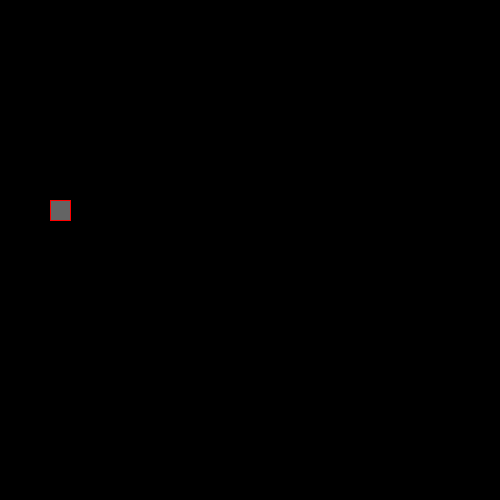
Frame 1 (no input)
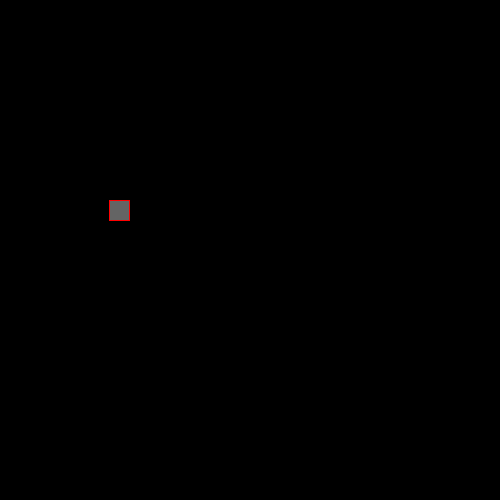
Frame 60 (the mouse pressed at the canvas centre just before this capture)
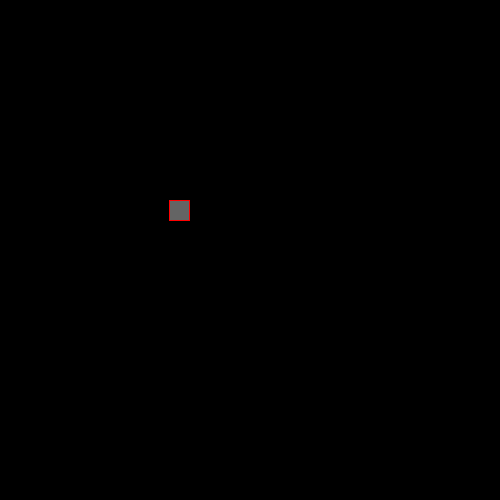
Frame 120 (the mouse held since frame 60 and released just before this capture)

The Processing sketch that drew these frames (run headless with seeded random() and noise(); from frame 60 on, the mouse is pressed at the canvas centre):

// Processing sketch: move_rect_2
// ── move_rect_2.pde
 int circleX;
 void setup()
{ 
  size(500,500);
  circleX=50;
  
}
void draw()
{ 
  background(0);
  fill(100);
  stroke(255,0,0);
  rect(circleX ,200,20,20);
  circleX  =  circleX + 1;
}
